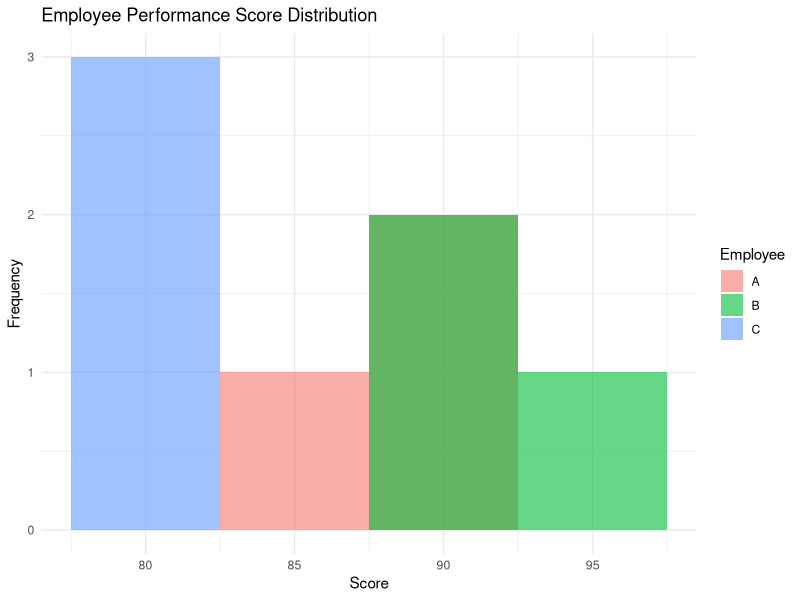

R code for this plot:
library(ggplot2)

# Create dataset
month <- c("Jan","Jan","Jan","Feb","Feb","Feb","Mar","Mar","Mar")
employee <- c("A","B","C","A","B","C","A","B","C")
score <- c(85,90,78,88,92,80,90,94,82)

performance_data <- data.frame(Month=month,
                               Employee=employee,
                               Score=score)

# Histogram
ggplot(performance_data, aes(x=Score, fill=Employee)) +
  geom_histogram(binwidth=5, alpha=0.6, position="identity") +
  labs(title="Employee Performance Score Distribution",
       x="Score",
       y="Frequency") +
  theme_minimal()
